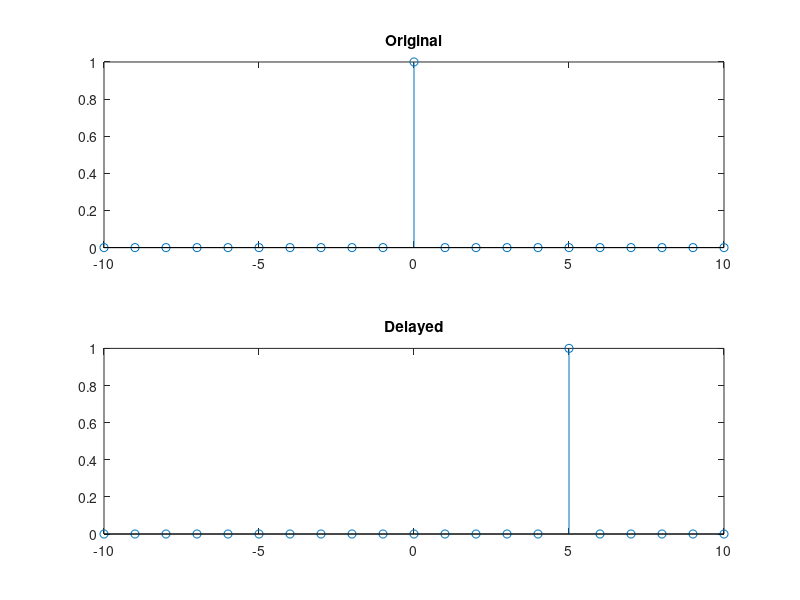

The MATLAB script that drew this image:
n=-10:1:10;%range
subplot(2,1,1);%2 rows 1 column 1st box
stem(n,n==0);%first graph plotted
title('Original');%first graph title
subplot(2,1,2);%2 rows 1 column 2nd box
stem(n,n==0+5);%2nd graph
title('Delayed');%2nd graph title